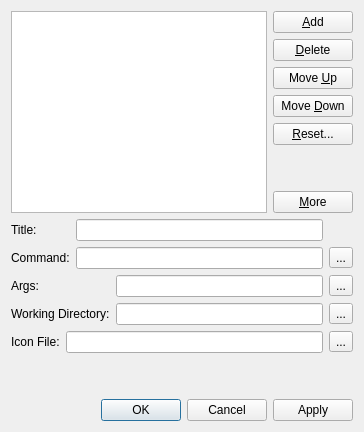
<ui version="4.0" >
 <class>ExternalToolDiag</class>
 <widget class="QDialog" name="ExternalToolDiag" >
  <property name="geometry" >
   <rect>
    <x>0</x>
    <y>0</y>
    <width>400</width>
    <height>427</height>
   </rect>
  </property>
  <property name="windowTitle" >
   <string>External Tools</string>
  </property>
  <layout class="QGridLayout" name="gridLayout_3" >
   <property name="sizeConstraint" >
    <enum>QLayout::SetFixedSize</enum>
   </property>
   <item row="0" column="0" >
    <widget class="QListWidget" name="toolList" />
   </item>
   <item row="0" column="1" >
    <layout class="QVBoxLayout" name="verticalLayout" >
     <item>
      <widget class="QPushButton" name="addButton" >
       <property name="toolTip" >
        <string>&lt;!DOCTYPE HTML PUBLIC "-//W3C//DTD HTML 4.0//EN" "http://www.w3.org/TR/REC-html40/strict.dtd">
&lt;html>&lt;head>&lt;meta name="qrichtext" content="1" />&lt;style type="text/css">
p, li { white-space: pre-wrap; }
&lt;/style>&lt;/head>&lt;body style=" font-family:'MS Shell Dlg 2'; font-size:8.25pt; font-weight:400; font-style:normal;">
&lt;p style=" margin-top:0px; margin-bottom:0px; margin-left:0px; margin-right:0px; -qt-block-indent:0; text-indent:0px;">&lt;span style=" font-size:8pt;">Add a new External Tool to the list&lt;/span>&lt;/p>&lt;/body>&lt;/html></string>
       </property>
       <property name="text" >
        <string>&amp;Add</string>
       </property>
      </widget>
     </item>
     <item>
      <widget class="QPushButton" name="deleteButton" >
       <property name="toolTip" >
        <string>Delete the selected external tool</string>
       </property>
       <property name="text" >
        <string>&amp;Delete</string>
       </property>
      </widget>
     </item>
     <item>
      <widget class="QPushButton" name="moveUpButton" >
       <property name="toolTip" >
        <string>Move the selected external tool up in the list</string>
       </property>
       <property name="text" >
        <string>Move &amp;Up</string>
       </property>
      </widget>
     </item>
     <item>
      <widget class="QPushButton" name="moveDownButton" >
       <property name="toolTip" >
        <string>Move the selected external tool down in the list</string>
       </property>
       <property name="text" >
        <string>Move &amp;Down</string>
       </property>
      </widget>
     </item>
     <item>
      <widget class="QPushButton" name="resetButton" >
       <property name="toolTip" >
        <string>Delete existing tool configurations and add in the Delta3D default external tools.</string>
       </property>
       <property name="text" >
        <string>&amp;Reset...</string>
       </property>
      </widget>
     </item>
     <item>
      <spacer name="verticalSpacer" >
       <property name="orientation" >
        <enum>Qt::Vertical</enum>
       </property>
       <property name="sizeHint" stdset="0" >
        <size>
         <width>20</width>
         <height>40</height>
        </size>
       </property>
      </spacer>
     </item>
     <item>
      <widget class="QPushButton" name="moreButton" >
       <property name="toolTip" >
        <string>Display more configurable options.</string>
       </property>
       <property name="text" >
        <string>&amp;More</string>
       </property>
       <property name="checkable" >
        <bool>true</bool>
       </property>
       <property name="checked" >
        <bool>false</bool>
       </property>
      </widget>
     </item>
    </layout>
   </item>
   <item row="1" column="0" colspan="2" >
    <layout class="QGridLayout" name="gridLayout" >
     <item row="0" column="0" >
      <widget class="QLabel" name="titleLabel" >
       <property name="text" >
        <string>Title:</string>
       </property>
      </widget>
     </item>
     <item row="0" column="1" >
      <widget class="QLineEdit" name="titleEdit" >
       <property name="toolTip" >
        <string>The display name of this external tool.  Use a '&amp;' before a character to designate a keyboard shortcut (e.g., &amp;Browser)</string>
       </property>
      </widget>
     </item>
     <item row="1" column="0" >
      <widget class="QLabel" name="commandLabel" >
       <property name="text" >
        <string>Command:</string>
       </property>
      </widget>
     </item>
     <item row="1" column="1" >
      <widget class="QLineEdit" name="commandEdit" >
       <property name="toolTip" >
        <string>The command for the external tool to run</string>
       </property>
      </widget>
     </item>
     <item row="1" column="2" >
      <widget class="QToolButton" name="commandButton" >
       <property name="text" >
        <string>...</string>
       </property>
      </widget>
     </item>
    </layout>
   </item>
   <item row="2" column="0" colspan="2" >
    <widget class="QWidget" native="1" name="extensionWidget" >
     <layout class="QGridLayout" name="gridLayout_2" >
      <property name="margin" >
       <number>0</number>
      </property>
      <item row="0" column="0" colspan="2" >
       <widget class="QLabel" name="argsLabel" >
        <property name="text" >
         <string>Args:</string>
        </property>
       </widget>
      </item>
      <item row="0" column="2" >
       <widget class="QLineEdit" name="argsEdit" >
        <property name="toolTip" >
         <string>Any command line arguments to pass to the external tool.  Seperate arguments with spaces.</string>
        </property>
       </widget>
      </item>
      <item row="1" column="0" colspan="2" >
       <widget class="QLabel" name="workingDirLabel" >
        <property name="text" >
         <string>Working Directory:</string>
        </property>
       </widget>
      </item>
      <item row="1" column="2" >
       <widget class="QLineEdit" name="workingDirEdit" >
        <property name="toolTip" >
         <string>The working directory to run the external tool from</string>
        </property>
       </widget>
      </item>
      <item row="1" column="3" >
       <widget class="QToolButton" name="workingDirButton" >
        <property name="text" >
         <string>...</string>
        </property>
       </widget>
      </item>
      <item row="4" column="0" >
       <widget class="QLabel" name="iconFileLabel" >
        <property name="text" >
         <string>Icon File:</string>
        </property>
       </widget>
      </item>
      <item row="4" column="1" colspan="2" >
       <widget class="QLineEdit" name="iconFileEdit" >
        <property name="toolTip" >
         <string>The filename of the optional icon file to use for this tool</string>
        </property>
       </widget>
      </item>
      <item row="4" column="3" >
       <widget class="QToolButton" name="iconDirButton" >
        <property name="text" >
         <string>...</string>
        </property>
       </widget>
      </item>
      <item row="0" column="3" >
       <widget class="QToolButton" name="argsButton" >
        <property name="text" >
         <string>...</string>
        </property>
       </widget>
      </item>
     </layout>
    </widget>
   </item>
   <item row="4" column="0" colspan="2" >
    <widget class="QDialogButtonBox" name="buttonBox" >
     <property name="orientation" >
      <enum>Qt::Horizontal</enum>
     </property>
     <property name="standardButtons" >
      <set>QDialogButtonBox::Apply|QDialogButtonBox::Cancel|QDialogButtonBox::Ok</set>
     </property>
    </widget>
   </item>
   <item row="3" column="0" >
    <spacer name="verticalSpacer_2" >
     <property name="orientation" >
      <enum>Qt::Vertical</enum>
     </property>
     <property name="sizeHint" stdset="0" >
      <size>
       <width>20</width>
       <height>40</height>
      </size>
     </property>
    </spacer>
   </item>
  </layout>
 </widget>
 <tabstops>
  <tabstop>toolList</tabstop>
  <tabstop>buttonBox</tabstop>
  <tabstop>addButton</tabstop>
  <tabstop>deleteButton</tabstop>
  <tabstop>moveUpButton</tabstop>
  <tabstop>moveDownButton</tabstop>
  <tabstop>titleEdit</tabstop>
  <tabstop>commandEdit</tabstop>
  <tabstop>commandButton</tabstop>
 </tabstops>
 <resources/>
 <connections>
  <connection>
   <sender>buttonBox</sender>
   <signal>accepted()</signal>
   <receiver>ExternalToolDiag</receiver>
   <slot>accept()</slot>
   <hints>
    <hint type="sourcelabel" >
     <x>257</x>
     <y>393</y>
    </hint>
    <hint type="destinationlabel" >
     <x>157</x>
     <y>274</y>
    </hint>
   </hints>
  </connection>
  <connection>
   <sender>buttonBox</sender>
   <signal>rejected()</signal>
   <receiver>ExternalToolDiag</receiver>
   <slot>reject()</slot>
   <hints>
    <hint type="sourcelabel" >
     <x>325</x>
     <y>393</y>
    </hint>
    <hint type="destinationlabel" >
     <x>286</x>
     <y>274</y>
    </hint>
   </hints>
  </connection>
  <connection>
   <sender>moreButton</sender>
   <signal>toggled(bool)</signal>
   <receiver>extensionWidget</receiver>
   <slot>setVisible(bool)</slot>
   <hints>
    <hint type="sourcelabel" >
     <x>361</x>
     <y>234</y>
    </hint>
    <hint type="destinationlabel" >
     <x>373</x>
     <y>332</y>
    </hint>
   </hints>
  </connection>
 </connections>
</ui>
